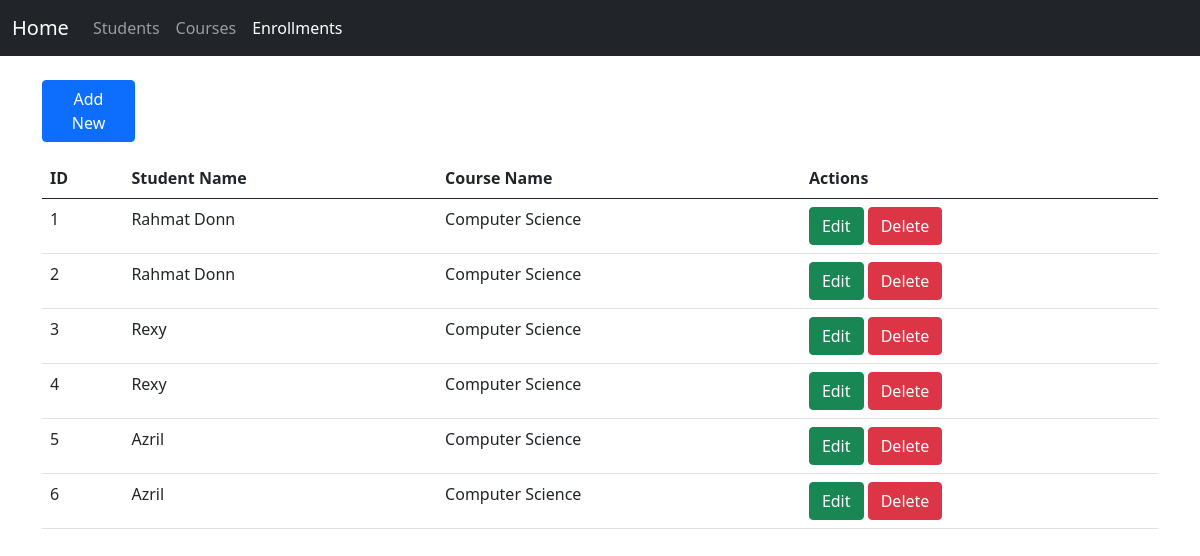
The app's page /index.php?view=enrollments with its own data.
### tables this page shows
CREATE TABLE `enrollments` (
  `id` int(11) NOT NULL,
  `student_id` int(11) NOT NULL,
  `course_id` int(11) NOT NULL
);

CREATE TABLE `students` (
  `id` int(11) NOT NULL,
  `name` varchar(255) NOT NULL,
  `nim` varchar(50) NOT NULL,
  `phone` varchar(20) NOT NULL,
  `join_date` date NOT NULL,
  `email` varchar(255) NOT NULL,
  `address` text NOT NULL
);

CREATE TABLE `courses` (
  `id` int(11) NOT NULL,
  `name` varchar(255) NOT NULL,
  `description` text NOT NULL
);

### models/Enrollment.php (called while the page is built, shortened)
<?php
class Enrollment
{
    private $conn;
    public function __construct()
    {
        $this->conn = new mysqli('localhost', 'root', '', 'tp_mvc');
    }
    public function getAll()
    {
        $result = $this->conn->query('SELECT enrollments.id, students.name AS student_name, courses.name AS course_name FROM enrollments
                                      JOIN students ON enrollments.student_id = students.id
                                      JOIN courses ON enrollments.course_id = courses.id');
        return $result->fetch_all(MYSQLI_ASSOC);
    }
}

### index.php (the view, shortened to what this page needs)
<?php
require_once 'models/Enrollment.php';
$enrollmentModel = new Enrollment();
$view = $_GET['view'] ?? 'students';
switch ($view) {
  case 'enrollments':
    $data = $enrollmentModel->getAll();
    $columns = ['ID', 'Student Name', 'Course Name'];
    break;
}
?>
<!doctype html>
<html lang="en">
<head>
  <link href="public/bootstrap.min.css" rel="stylesheet">
</head>
<body>
  <nav class="navbar navbar-expand-lg navbar-dark bg-dark">
    <div class="container-fluid">
      <a class="navbar-brand" href="index.php">Home</a>
      <div class="collapse navbar-collapse" id="navbarNav">
        <ul class="navbar-nav">
          <li class="nav-item">
            <a class="nav-link <?= $view === 'students' ? 'active' : '' ?>" href="index.php?view=students">Students</a>
          </li>
          <li class="nav-item">
            <a class="nav-link <?= $view === 'courses' ? 'active' : '' ?>" href="index.php?view=courses">Courses</a>
          </li>
          <li class="nav-item">
            <a class="nav-link <?= $view === 'enrollments' ? 'active' : '' ?>" href="index.php?view=enrollments">Enrollments</a>
          </li>
        </ul>
      </div>
    </div>
  </nav>
  <div class="container my-4">
    <div class="col-1 my-3">
      <a type="button" class="btn btn-primary" href="views/<?= $view ?>/create.php">Add New</a>
    </div>
    <table class="table">
      <thead>
        <tr>
          <?php foreach ($columns as $column): ?>
            <th><?= $column ?></th>
          <?php endforeach; ?>
          <th>Actions</th>
        </tr>
      </thead>
      <tbody>
        <?php foreach ($data as $row): ?>
          <tr>
            <?php foreach ($row as $value): ?>
              <td><?= $value ?></td>
            <?php endforeach; ?>
            <td>
              <a class="btn btn-success" href="views/<?= $view ?>/edit.php?id=<?= $row['id'] ?>">Edit</a>
              <a class="btn btn-danger" href="views/<?= $view ?>/delete.php?id=<?= $row['id'] ?>">Delete</a>
            </td>
          </tr>
        <?php endforeach; ?>
      </tbody>
    </table>
  </div>
</body>
</html>

### records on screen
enrollments: id "1", student.name "Rahmat Donn", course.name "Computer Science"
enrollments: id "2", student.name "Rahmat Donn", course.name "Computer Science"
enrollments: id "3", student.name "Rexy", course.name "Computer Science"
enrollments: id "4", student.name "Rexy", course.name "Computer Science"
enrollments: id "5", student.name "Azril", course.name "Computer Science"
enrollments: id "6", student.name "Azril", course.name "Computer Science"

### other values on screen
$column "ID"
$column "Student Name"
$column "Course Name"
